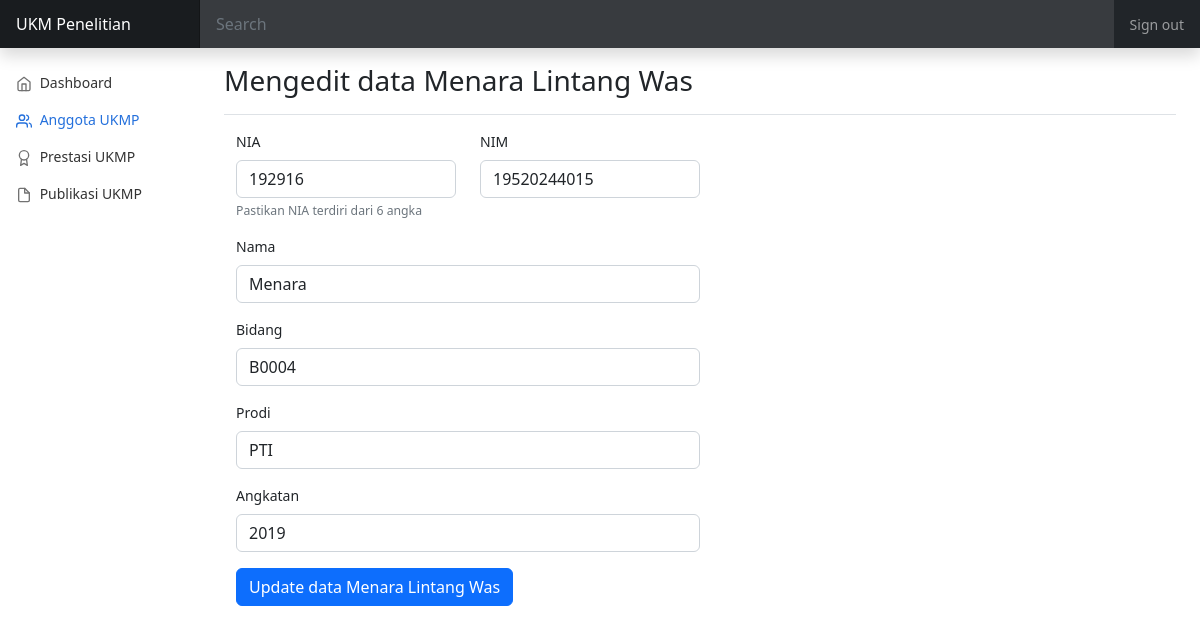
Page /edit.php?id=192916 on the committed database.
### tables this page shows
CREATE TABLE `anggota` (
  `nia` int(7) NOT NULL,
  `nim` bigint(11) DEFAULT NULL,
  `nama` varchar(100) DEFAULT NULL,
  `bidangid` varchar(5) DEFAULT NULL,
  `prodi` varchar(100) DEFAULT NULL,
  `angkatan` int(4) DEFAULT NULL
);

### edit.php (the view, shortened to what this page needs)
<?php
include_once("config.php");
?>
<?php
$id = $_GET['id'];
$result = mysqli_query($mysqli, "SELECT * FROM anggota WHERE nia=$id");
while($user_data = mysqli_fetch_array($result))
{
        $nia = $user_data['nia'];
		$nim = $user_data['nim'];
		$nama = $user_data['nama'];
		$bidang = $user_data['bidangid'];
		$prodi = $user_data['prodi'];
		$angkatan = $user_data['angkatan'];
}
?>
<html>
<head>
    <link href="https://cdn.jsdelivr.net/npm/bootstrap@5.2.0-beta1/dist/css/bootstrap.min.css" rel="stylesheet"
>
    <link href="dashboard.css" rel="stylesheet">
  </head>
</head>
<body>
	<header class="navbar navbar-dark sticky-top bg-dark flex-md-nowrap p-0 shadow">
  <a class="navbar-brand col-md-3 col-lg-2 me-0 px-3 fs-6" href="#">UKM Penelitian</a>
  <input class="form-control form-control-dark w-100 rounded-0 border-0" type="text" placeholder="Search" aria-label="Search">
  <div class="navbar-nav">
    <div class="nav-item text-nowrap">
      <a class="nav-link px-3" href="#">Sign out</a>
    </div>
  </div>
</header>
<div class="container-fluid">
  <div class="row">
    <nav id="sidebarMenu" class="col-md-3 col-lg-2 d-md-block sidebar collapse">
      <div class="position-sticky pt-3">
      <ul class="nav flex-column">
          <li class="nav-item">
            <a class="nav-link" aria-current="page" href="index.php">
              <span data-feather="home" class="align-text-bottom"></span>
              Dashboard
            </a>
          </li>
          <li class="nav-item">
            <a class="nav-link active" href="anggota.php">
              <span data-feather="users" class="align-text-bottom"></span>
              Anggota UKMP
            </a>
          </li>
          <li class="nav-item">
            <a class="nav-link" href="prestasi.php">
              <span data-feather="award" class="align-text-bottom"></span>
              Prestasi UKMP
            </a>
          </li>
          <li class="nav-item">
            <a class="nav-link" href="publikasi.php">
              <span data-feather="file" class="align-text-bottom"></span>
              Publikasi UKMP
            </a>
          </li>
        </ul>
      </div>
    </nav>
    <main class="col-md-9 ms-sm-auto col-lg-10 px-md-4">
      <div class="d-flex justify-content-between flex-wrap flex-md-nowrap align-items-center pt-3 pb-2 mb-3 border-bottom">
        <h2 class="h3">Mengedit data <?php echo $nama?></h2>
      </div>
	  <div class="container">
      <div class="col-6"><form name="update_user" method="post" action="edit.php">
		<div class="row mb-3">
			<div class="col"><label for="exampleInputEmail1" class="form-label" >NIA</label>
			<input type="number" class="form-control" name="nia" value=<?php echo $nia;?>>
			<div id="emailHelp" class="form-text">Pastikan NIA terdiri dari 6 angka</div></div>
			<div class="col"><label for="exampleInputPassword1" class="form-label" >NIM</label>
			<input type="number" class="form-control" name="nim" value=<?php echo $nim;?>></div>
		</div>
		<div class="mb-3">
			<label for="exampleInputEmail1" class="form-label" >Nama</label>
			<input type="text" class="form-control" name="nama" value=<?php echo $nama;?>>
		</div>
		<div class="mb-3">
			<label for="exampleInputPassword1" class="form-label">Bidang</label>
			<input type="text" class="form-control" name="bidang" value=<?php echo $bidang;?>>
		</div>
		<div class="mb-3">
			<label for="exampleInputPassword1" class="form-label ">Prodi</label>
			<input type="text" class="form-control" name="prodi" value=<?php echo $prodi;?>>
		</div>
		<div class="mb-3">
			<label for="exampleInputPassword1" class="form-label">Angkatan</label>
			<input type="number" class="form-control" name="angkatan" value=<?php echo $angkatan;?>>
		</div>
		<button type="submit" name="update" class="btn btn-primary">Update data <?php echo $nama ?></button>
		</form>
	</div>
	  </div>
    </main>
  </div>
</div>
  </body>
</body>
</html>

### dashboard.css (style rules this page uses)
body { font-size: .875rem; }
.feather { width: 16px; height: 16px; }
.sidebar { position: fixed; top: 0; bottom: 0; left: 0; z-index: 100; padding: 48px 0 0; box-shadow: #fff; }
.sidebar .nav-link { font-weight: 500; color: #333; }
.sidebar .nav-link .feather { margin-right: 4px; color: #727272; }
.sidebar .nav-link.active { color: #2470dc; }
.sidebar .nav-link:hover .feather, .sidebar .nav-link.active .feather { color: inherit; }
.navbar-brand { padding-top: .75rem; padding-bottom: .75rem; background-color: rgba(0, 0, 0, .25); box-shadow: inset -1px 0 0 rgba(0, 0, 0, .25); }
.navbar .form-control { padding: .75rem 1rem; }
.form-control-dark { color: #fff; background-color: rgba(255, 255, 255, .1); border-color: rgba(255, 255, 255, .1); }

### rows in the picture
anggota: nama "Menara Lintang Was", nia "192916", nim "19520244015", bidang "B0004", prodi "PTI", angkatan "2019"
